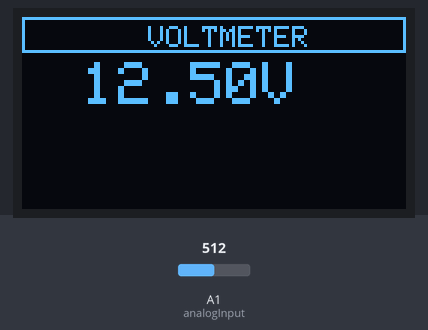
A sketch run on a simulated Arduino Uno, built with avr-gcc and run on an emulated ATmega328P. Parts: 128×64 one-colour display. Inputs (shaded band) come from the test bench; at power-on: A1 (analogInput) = 512. What the sketch prints to the serial monitor is not drawn.

Above: at 1.2 s.
1.3 s: A1 (analogInput) set to 716
At 2.7 s:
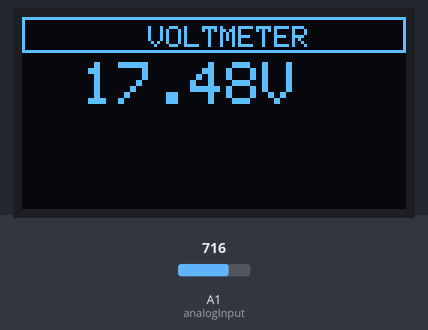
3.6 s: A1 (analogInput) set to 900
At 5.1 s:
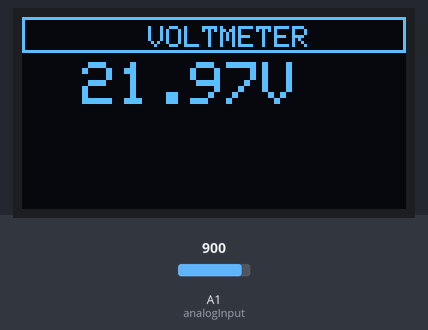
5.7 s: A1 (analogInput) set to 1023
At 7.5 s:
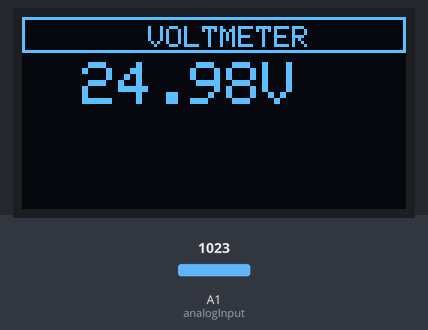
Timing chart, 0 to 9.0 s (numbered marks = the images above; inputs shaded):
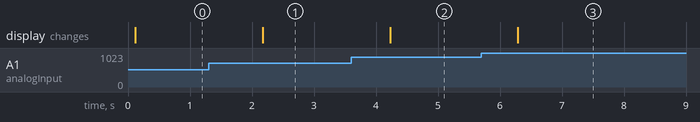

Measured:
- after the input at 1.3 s, the display: changes after 0.87 s (image 1)
- after the input at 3.6 s, the display: changes after 0.63 s (image 2)
- after the input at 5.7 s, the display: changes after 0.59 s (image 3)

The sketch:

DIY_Multimeter.ino
```cpp
#include <SPI.h>
#include <Wire.h>
#include <Adafruit_GFX.h>
#include <Adafruit_SSD1306.h>

#define OLED_RESET          A4

#define SSD1306_WHITE 1
#define SSD1306_BLACK 0
#define SSD1306_INVERSE 2

Adafruit_SSD1306 display(OLED_RESET);

int analogInput = A1;  //Sensor Input

void setup() {
  pinMode(analogInput, INPUT);

  Serial.begin(9600);
  Serial.println("VOLTMETER");

  display.begin();


  display.clearDisplay();

  display.display();

  display.drawRect(0, 0,  128 , 12, SSD1306_WHITE);
  display.setTextColor(SSD1306_WHITE, SSD1306_BLACK);
  display.setTextSize(1);
  display.setCursor(18, 3);
  display.println("    VOLTMETER   ");
  display.display();
}

float vout = 0.0;
float vin = 0.0;

float R1 = 30000.0;
float R2 = 7500.0;

int value = 0;

void loop() {

  value = analogRead(analogInput);
  vout = (value * 5.0) / 1024.0;
  vin = vout / (R2 / (R1 + R2));

  Serial.print("INPUT Voltage= ");
  Serial.println(vin, 2);

  display.setTextSize(2);
  display.setCursor(20, 15);
  display.println(vin, 2);
  display.setCursor(80, 15);
  display.println("V");
  display.display();

  delay(1000);


}
```
